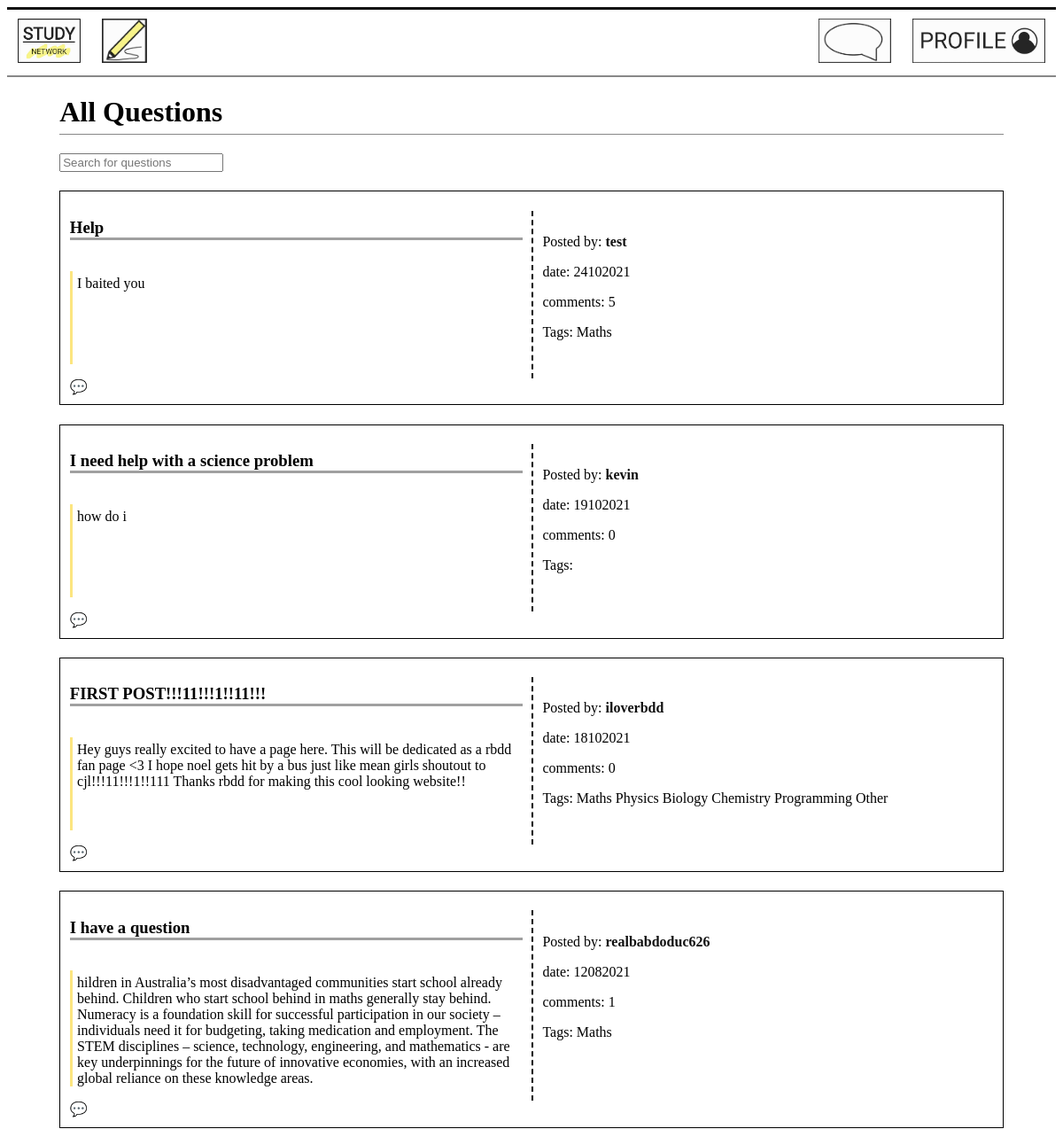
Before: / (signed in, upper part) with the older database file.
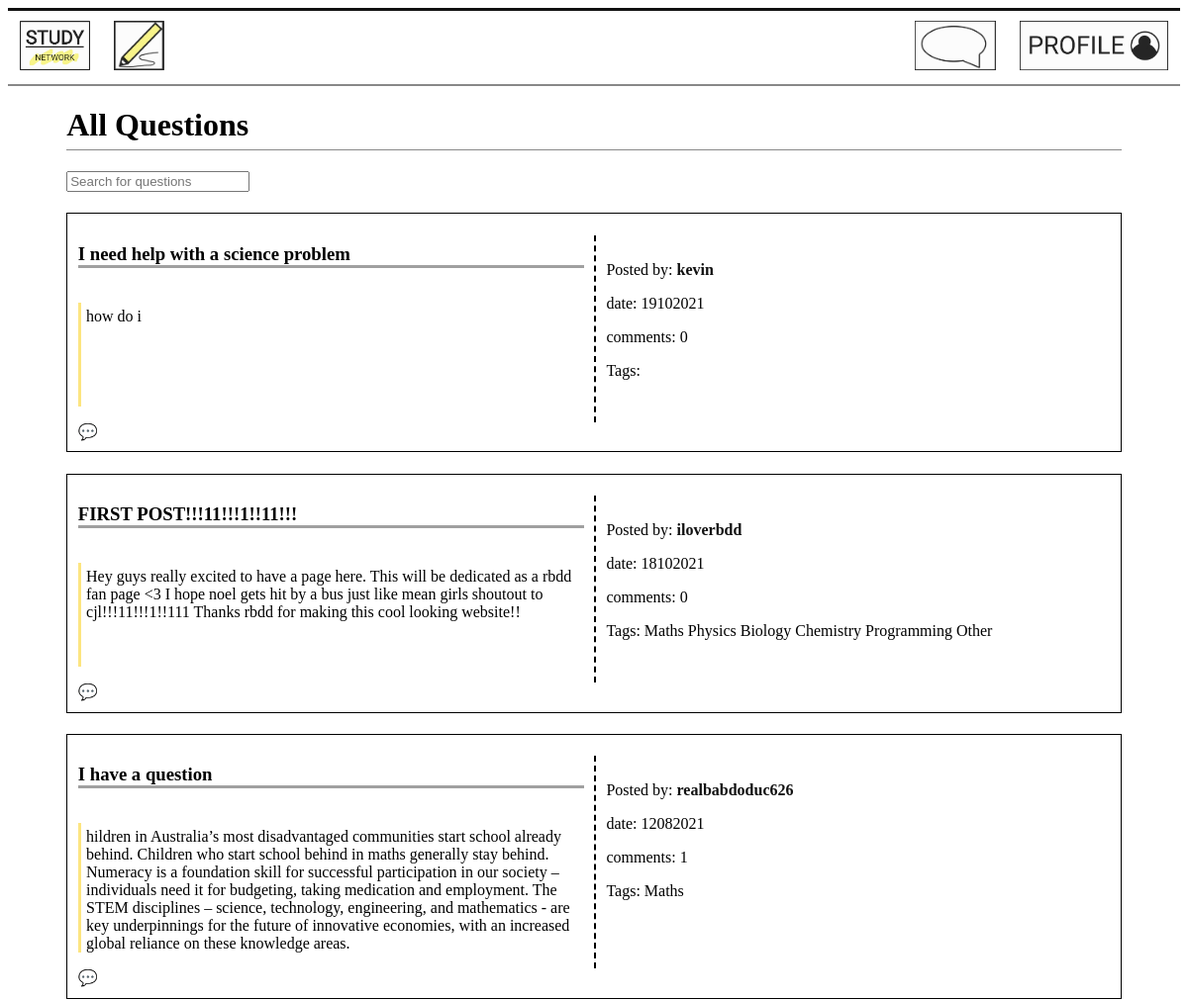
After: the same page with the newer database file.
### models.py (models this page shows)
class Post(db.Model):
    __tablename__ = 'Post'
    id = db.Column(db.Integer, primary_key=True)
    title = db.Column(db.Text)
    discussion = db.Column(db.Text)
    date = db.Column(db.Integer)
    comments = db.Column(db.Integer)
    user_id = db.Column(db.Integer, db.ForeignKey('User.id'))
    post_user = db.relationship('User', back_populates='user_post')
    replies_post = db.relationship('Reply', secondary=PostReply, back_populates='posts_reply')
    categories_post = db.relationship('Category', secondary=PostCategory, back_populates='posts_category')
    notifications_post = db.relationship('Notification', back_populates='posts_notification')
    posts = db.relationship('Comment', back_populates='user')

class User(db.Model):
    __tablename__ = 'User'
    id = db.Column(db.Integer, primary_key=True)
    username = db.Column(db.Text)
    email = db.Column(db.Text)
    password = db.Column(db.Text)
    user_post = db.relationship('Post', back_populates='post_user')
    notifications_user = db.relationship('Notification', back_populates='users_notification')
    users = db.relationship('Comment', back_populates='post')

class Category(db.Model):
    __tablename__ = 'Category'
    id = db.Column(db.Integer, primary_key=True)
    topic = db.Column(db.Text)
    posts_category = db.relationship('Post', secondary=PostCategory, back_populates='categories_post')

### main.py (the view)
@app.route('/', methods=['GET', 'POST'])
def home():
    post = models.Post.query.order_by(desc(models.Post.id)).all()
    number_of_items = 0
    for p in post:
        number_of_items += 1
    return render_template('home.html', posts=post, title='home', n=int(number_of_items))

### main.py (called while the page is built)
@app.context_processor
def notification_processor():
    if  g.logged_in_user:
        num_notification = models.Notification.query.filter_by(user_id = session["logged_in_user"]).all()
        if len(num_notification) > 99:
            return dict(num_notification = "99..") #When the number of notification is too big, it just shows 99+.
        else:
            return dict(num_notification = len(num_notification))
    else:
        return dict(num_notification = "No one is logged in")

@app.before_request
def before_request():
    g.logged_in_user = None
    if 'logged_in_user' in session:
        g.logged_in_user = session['logged_in_user']

### templates/home.html (shortened to what this page needs)
{% extends 'layout.html' %}
{% block content %}
<main>
<h1>All Questions</h1>
<input type="text" id="search" onkeyup="SearchFilter()"
placeholder="Search for questions">
<div id="questionList">
{% for post in posts %}
<div class="grid_container">
    <h3 class="title">{{ post.title }}</h3>
    <p class="discussion">{{ post.discussion }}</p>
    <div class="other_information">
    <p>Posted by: <a class="name" id="name" href="/profile/{{post.post_user.id}}"><strong>{{ post.post_user.username }}</strong></a></p>
    <p>date: {{ post.date }}
    <p>comments: {{ post.comments }}</p>
    <p class="tags">Tags: {% for catego in post.categories_post %}
        {{catego.topic}}
        {% endfor %}
    </p>
    </div class="comment_button">
    {% if g.logged_in_user %}
        <a href="/comment/{{post.id}}">💬</a>
    {% else %}
        <a href="/signin">💬</a>
    {% endif %}
</div>
{% endfor %}
</div>
</main>
{% endblock %}

Changed rows visible on the page:
removed Post: title "Help", discussion "I baited you", post_user.username "test", date "24102021", comments "5", Category (topic "Maths")
